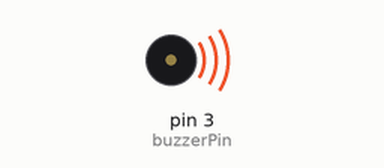
This sketch was run on a simulated Arduino Uno, built with avr-gcc and run on an emulated ATmega328P. On the bench: buzzer (waves = sounding).

Above: at 0.8 s.
At 6.69 s:
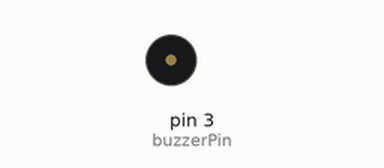
Timing chart, 0 to 10.6 s (numbered marks = the images above):
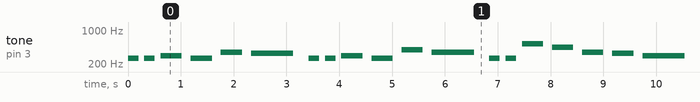

Measured:
- by itself, tone on pin 3 (buzzerPin): plays 262 Hz for 0.20 s, 262 Hz for 0.20 s, 294 Hz for 0.40 s, 262 Hz for 0.40 s, 349 Hz for 0.40 s, 330 Hz for 0.80 s … (200 notes in this stretch)

The sketch:

HappyBirthday_Tone.ino
```cpp
int buzzerPin = 3; // Pinul digital conectat la buzzer

// Define the frequency and duration for each note
int notes[] = {262, 262, 294, 262, 349, 330, 262, 262, 294, 262, 392, 349, 262, 262, 523, 440, 349, 330, 294, 466, 466, 440, 349, 392, 349};
int durations[] = {200, 200, 400, 400, 400, 800, 200, 200, 400, 400, 400, 800, 200, 200, 400, 400, 400, 400, 800, 200, 200, 400, 400, 400, 800};

void setup() {
  pinMode(buzzerPin, OUTPUT); // Setează pinul buzzerului ca ieșire
}

void loop() {
  // Play "Happy Birthday" melody
  for (int i = 0; i < sizeof(notes) / sizeof(notes[0]); i++) {
    tone(buzzerPin, notes[i], durations[i]);
    delay(durations[i] * 1.3); // Adding a slight pause after each note
    noTone(buzzerPin);
    delay(50); // Short pause between notes
  }
  delay(2000); // Pause before the melody repeats
}

// 262 Hz: Nota C4 (do din octavele joase)
// 294 Hz: Nota D4 (re din octavele joase)
// 349 Hz: Nota F4 (fa din octavele joase)
// 330 Hz: Nota E4 (mi din octavele joase)
// 392 Hz: Nota G4 (sol din octavele joase)
// 523 Hz: Nota C5 (do din octavele mijlocii)
// 440 Hz: Nota A4 (la din octavele mijlocii)
// 466 Hz: Nota A#4/Bb4 (la bemol din octavele mijlocii)
// Acestea sunt doar câteva dintre notele muzicale din melodie, iar fiecare notă este reprezentată prin frecvența sa corespunzătoare în hertzi.
// În cadrul unui cod Arduino care utilizează aceste frecvențe cu funcția tone(), fiecare notă va fi redată la frecvența corespunzătoare pentru a crea melodia dorită.
```
